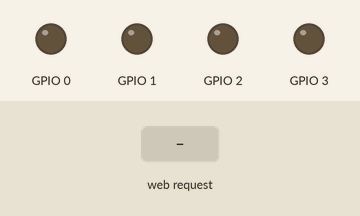
Bench run of a sketch on a simulated ESP8266 (NodeMCU). On the bench: output pins drawn as LEDs (lit = HIGH). Inputs (shaded band) come from the test bench. What the sketch prints to the serial monitor is not drawn.

Above: at 3.2 s.
3.3 s: HTTP request GET /controll?direction=1 received
At 3.7 s:
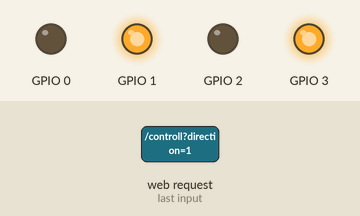
Timing chart, 0 to 6.3 s (numbered marks = the images above; inputs shaded):
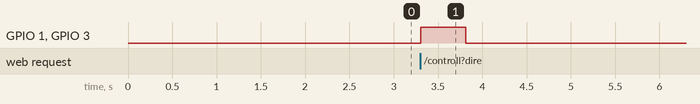

The sketch:

esp8266.ino
```cpp
#include <ESP8266WiFi.h>
#include <ESP8266WebServer.h>

/* Set these to your desired credentials. */
const char* ssid = "JosephControllerWiFi";
const char* password = "12347890";

String strDirection = "";
ESP8266WebServer server(80);
#define MAX 50;
int step = MAX;

void controllMotor(int direction = 0) {
  switch (direction) {
    case 1:
      digitalWrite(0, LOW);
      digitalWrite(1, HIGH);
      digitalWrite(2, LOW);
      digitalWrite(3, HIGH);
      return;
    case 2:
      digitalWrite(0, LOW);
      digitalWrite(1, HIGH);
      digitalWrite(2, HIGH);
      digitalWrite(3, LOW);
      return;
    case 3:
      digitalWrite(0, HIGH);
      digitalWrite(1, LOW );
      digitalWrite(2, HIGH);
      digitalWrite(3, LOW);
      return;
    case 4:
      digitalWrite(0, HIGH);
      digitalWrite(1, LOW );
      digitalWrite(2, LOW);
      digitalWrite(3, HIGH);
      return;
    case 0:
    default:
      digitalWrite(0, LOW);
      digitalWrite(1, LOW);
      digitalWrite(2, LOW);
      digitalWrite(3, LOW);
      return;
  }
}
/* Just a little test message.  Go to http://192.168.4.1 in a web browser
   connected to this access point to see it.
*/
void handleRoot() {
  server.send(200, "text/html", "<h1>Controller Server is online</h1>");
}
void handleControll() {
  if (server.arg("direction") != "") {
    int direction = 0;
    switch (server.arg("direction").toInt()) {
      case 1:
        direction = 1;
        strDirection = "Front";
        break;
      case 2:
        direction = 2;
        strDirection = "Right";
        break;
      case 3:
        direction = 3;
        strDirection = "Back";
        break;
      case 4:
        direction = 4;
        strDirection = "Left";
        break;
      case 0:
      default:
        direction = 0;
        strDirection = "Stop";
        break;
    }
    controllMotor(direction);
    step = MAX;
    server.send(200, "application/json", "{result:'success',direction:'" + strDirection + "'}");
  } else {
    server.send(200, "application/json", "{result:'fail',reason:'Incorrect Argument'}");
  }
}

void setup() {
  delay(1000);
  Serial.begin(115200);
  Serial.println();
  Serial.print("Configuring access point...");
  /* You can remove the password parameter if you want the AP to be open. */
  WiFi.softAP(ssid, password);

  IPAddress myIP = WiFi.softAPIP();
  Serial.print("AP IP address: ");
  Serial.println(myIP);
  server.on("/", handleRoot);
  server.on("/controll", handleControll);
  server.begin();
  Serial.println("HTTP server started");

  pinMode(0, OUTPUT);
  pinMode(1, OUTPUT);
  pinMode(2, OUTPUT);
  pinMode(3, OUTPUT);
  delay(1000);
  controllMotor(0);
}

void loop() {
  server.handleClient();
  if(step--==0){
    controllMotor(0);
    step=MAX;
  }
  delay(10);
}
```

Measured:
- after the input at 3.3 s, GPIO 1, GPIO 3: LOW → HIGH at once, → LOW 0.51 s later
